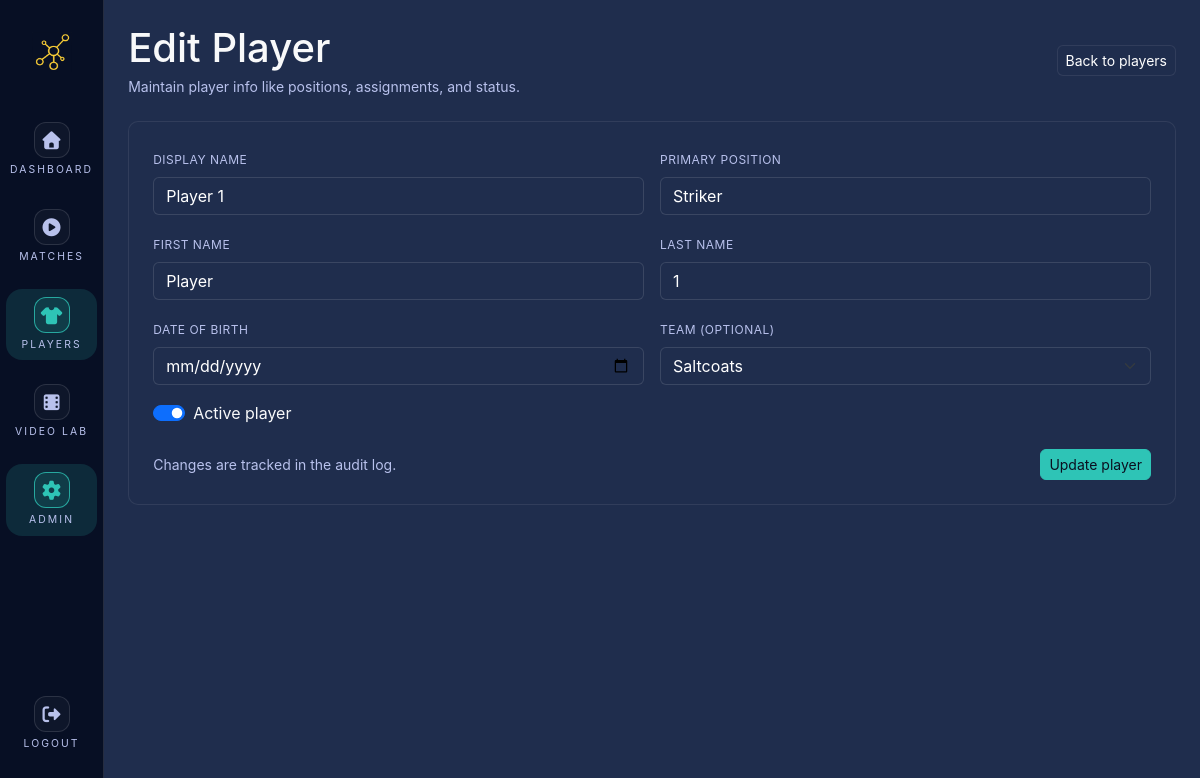
The page /admin/players/2/edit (signed in) on the database its author committed.
### tables this page shows
CREATE TABLE `players` (
  `id` bigint(20) UNSIGNED NOT NULL,
  `club_id` bigint(20) UNSIGNED NOT NULL,
  `team_id` bigint(20) UNSIGNED DEFAULT NULL,
  `first_name` varchar(80) DEFAULT NULL,
  `last_name` varchar(80) DEFAULT NULL,
  `display_name` varchar(120) NOT NULL,
  `dob` date DEFAULT NULL,
  `primary_position` varchar(40) DEFAULT NULL,
  `is_active` tinyint(1) NOT NULL DEFAULT 1,
  `created_at` datetime NOT NULL DEFAULT current_timestamp(),
  `updated_at` datetime DEFAULT NULL ON UPDATE current_timestamp()
);

CREATE TABLE `teams` (
  `id` bigint(20) UNSIGNED NOT NULL,
  `club_id` bigint(20) UNSIGNED NOT NULL,
  `name` varchar(120) NOT NULL,
  `team_type` varchar(30) NOT NULL DEFAULT 'club',
  `created_at` datetime NOT NULL DEFAULT current_timestamp(),
  `updated_at` datetime DEFAULT NULL ON UPDATE current_timestamp()
);

### app/routes/admin_players.php (called while the page is built, shortened)
<?php
route('/admin/players/{id}/edit', function () {
          require __DIR__ . '/../views/pages/admin/players/form.php';
});

### config/config.php (called while the page is built)
<?php
return [
          'app' => [
                    'name' => 'Analytics Desk',
                    'env'  => 'local',
                    'debug' => true,
                    'base_path' => '',
          ],
          'db' => [
                    'host' => '127.0.0.1',
                    'name' => 'project_1',
                    'user' => 'project_1',
                    'pass' => 'D&DNdtopmoff7!29',
                    'charset' => 'utf8mb4',
          ],
          'session' => [
                    'name' => 'analytics_session',
                    'lifetime' => 0,
          ],
          'phase3' => [
                    'video_lab_enabled' => true,
          ],
];

### app/lib/auth.php (called while the page is built, shortened)
<?php
function auth_boot()
{
          if (session_status() === PHP_SESSION_NONE) {
                    $config = require __DIR__ . '/../../config/config.php';
          }
}
function current_user(): ?array
{
          return $_SESSION['user'] ?? null;
}
function is_logged_in(): bool
{
          return current_user() !== null;
}
function require_club_admin_access(): array
{
          $roles = $_SESSION['roles'] ?? [];
          $user = current_user();
          $isPlatformAdmin = in_array('platform_admin', $roles, true);
          $isClubAdmin = in_array('club_admin', $roles, true);
          $clubId = $isClubAdmin ? (int)($user['club_id'] ?? 0) : 0;
          if ($isPlatformAdmin) {
                    $requestedClubId = isset($_GET['club_id']) ? (int)$_GET['club_id'] : 0;
                    if ($clubId <= 0) {
                              require_once __DIR__ . '/club_repository.php';
                              $clubs = get_all_clubs();
                              if (!empty($clubs)) {
                                        $clubId = (int)($clubs[0]['id'] ?? 0);
                              }
                    }
          }
          return [
                    'user' => $user,
                    'roles' => $roles,
                    'club_id' => $clubId,
          ];
}
function base_path(): string
{
          static $base;
          if ($base !== null) {
                    return $base;
          }
          $config = require __DIR__ . '/../../config/config.php';
          $base = rtrim($config['app']['base_path'] ?? '', '/');
          return $base;
}

### app/lib/db.php (called while the page is built)
<?php
function db(): PDO
{
          static $pdo;
          if ($pdo) {
                    return $pdo;
          }
          $config = require __DIR__ . '/../../config/config.php';
          $db = $config['db'];
          $dsn = sprintf(
                    'mysql:host=%s;dbname=%s;charset=%s',
                    $db['host'],
                    $db['name'],
                    $db['charset']
          );
          $pdo = new PDO(
                    $dsn,
                    $db['user'],
                    $db['pass'],
                    [
                              PDO::ATTR_ERRMODE => PDO::ERRMODE_EXCEPTION,
                              PDO::ATTR_DEFAULT_FETCH_MODE => PDO::FETCH_ASSOC,
                    ]
          );
          return $pdo;
}

### app/lib/club_repository.php (called while the page is built, shortened)
<?php
require_once __DIR__ . '/db.php';
function get_all_clubs(): array
{
          $stmt = db()->query('SELECT id, name FROM clubs ORDER BY name ASC');
          return $stmt->fetchAll();
}

### app/lib/player_repository.php (called while the page is built, shortened)
<?php
require_once __DIR__ . '/db.php';
function get_player_by_id(int $playerId, int $clubId): ?array
{
          $stmt = db()->prepare(
                    'SELECT p.*, t.name AS team_name
             FROM players p
             LEFT JOIN teams t ON t.id = p.team_id AND t.club_id = p.club_id
             WHERE p.id = :id AND p.club_id = :club_id
             LIMIT 1'
          );
          $stmt->execute([
                    'id' => $playerId,
                    'club_id' => $clubId,
          ]);
          $row = $stmt->fetch();
          return $row ?: null;
}

### app/lib/team_repository.php (called while the page is built, shortened)
<?php
require_once __DIR__ . '/db.php';
function get_teams_by_club(int $club_id): array
{
          $stmt = db()->prepare(
                    'SELECT id, name, team_type
           FROM teams
           WHERE club_id = :club_id
           ORDER BY name ASC'
          );
          $stmt->execute(['club_id' => $club_id]);
          return $stmt->fetchAll();
}

### app/views/pages/admin/players/form.php (the view, shortened to what this page needs)
<?php
require_once __DIR__ . '/../../../../lib/auth.php';
require_once __DIR__ . '/../../../../lib/player_repository.php';
require_once __DIR__ . '/../../../../lib/team_repository.php';
$context = require_club_admin_access();
$clubId = $context['club_id'];
$playerId = isset($_GET['id']) ? (int)$_GET['id'] : 0;
$isEdit = $playerId > 0;
$player = null;
if ($isEdit) {
          $player = get_player_by_id($playerId, $clubId);
}
$teams = get_teams_by_club($clubId);
$formInput = [];
function field_value(array $formInput, array $player, string $key, $default = null)
{
          if ($player && isset($player[$key]) && $player[$key] !== '') {
                    return $player[$key];
          }
          return $default;
}
$values = [
          'display_name' => field_value($formInput, $player ?? [], 'display_name', ''),
          'first_name' => field_value($formInput, $player ?? [], 'first_name', ''),
          'last_name' => field_value($formInput, $player ?? [], 'last_name', ''),
          'primary_position' => field_value($formInput, $player ?? [], 'primary_position', ''),
          'dob' => field_value($formInput, $player ?? [], 'dob', ''),
          'team_id' => field_value($formInput, $player ?? [], 'team_id', ''),
          'is_active' => field_value($formInput, $player ?? [], 'is_active', $isEdit ? ($player['is_active'] ?? 0) : 1),
];
$title = $isEdit ? 'Edit Player' : 'Create Player';
$base = base_path();
$action = $isEdit ? $base . '/admin/players/' . $playerId : $base . '/admin/players';
?>
<div class="d-flex align-items-center justify-content-between mb-4">
          <div>
                    <h1 class="mb-1"><?= htmlspecialchars($title) ?></h1>
                    <p class="text-muted-alt text-sm mb-0">Maintain player info like positions, assignments, and status.</p>
          </div>
          <a href="<?= htmlspecialchars($base) ?>/admin/players" class="btn btn-secondary-soft btn-sm">Back to players</a>
</div>
<div class="panel p-4">
          <form method="post" action="<?= htmlspecialchars($action) ?>">
                    <div class="row g-3">
                              <div class="col-md-6">
                                        <label class="form-label">Display name</label>
                                        <input type="text" name="display_name" value="<?= htmlspecialchars($values['display_name']) ?>" class="form-control input-dark" required>
                              </div>
                              <div class="col-md-6">
                                        <label class="form-label">Primary position</label>
                                        <input type="text" name="primary_position" value="<?= htmlspecialchars($values['primary_position']) ?>" class="form-control input-dark">
                              </div>
                              <div class="col-md-6">
                                        <label class="form-label">First name</label>
                                        <input type="text" name="first_name" value="<?= htmlspecialchars($values['first_name']) ?>" class="form-control input-dark">
                              </div>
                              <div class="col-md-6">
                                        <label class="form-label">Last name</label>
                                        <input type="text" name="last_name" value="<?= htmlspecialchars($values['last_name']) ?>" class="form-control input-dark">
                              </div>
                              <div class="col-md-6">
                                        <label class="form-label">Date of birth</label>
                                        <input type="date" name="dob" value="<?= htmlspecialchars($values['dob']) ?>" class="form-control input-dark">
                              </div>
                              <div class="col-md-6">
                                        <label class="form-label">Team (optional)</label>
                                        <select name="team_id" class="form-select select-dark">
                                                  <?php foreach ($teams as $team): ?>
                                                            <option value="<?= (int)$team['id'] ?>" <?= $values['team_id'] !== '' && (int)$team['id'] === (int)$values['team_id'] ? 'selected' : '' ?>>
                                                                      <?= htmlspecialchars($team['name']) ?>
                                                            </option>
                                                  <?php endforeach; ?>
                                        </select>
                              </div>
                    </div>
                    <div class="form-check form-switch mt-3">
                              <input class="form-check-input" type="checkbox" id="isActive" name="is_active" value="1" <?= (int)$values['is_active'] === 1 ? 'checked' : '' ?>>
                              <label class="form-check-label" for="isActive">Active player</label>
                    </div>
                    <div class="d-flex justify-content-between align-items-center mt-4">
                              <span class="text-muted-alt text-sm">Changes are tracked in the audit log.</span>
                              <button type="submit" class="btn btn-primary-soft btn-sm"><?= $isEdit ? 'Update player' : 'Create player' ?></button>
                    </div>
          </form>
</div>
<?php
require __DIR__ . '/../../../layout.php';

### app/lib/router.php (shortened to what this page needs)
<?php
function dispatch(): void
{
          $uri = parse_url($_SERVER['REQUEST_URI'] ?? '/', PHP_URL_PATH) ?? '/';
          $uri = normalize_path($uri);
          foreach ($GLOBALS['ROUTES'] as $path => $handler) {
                    if (!str_contains($path, '{id}')) {
                              continue;
                    }
                    $pattern = preg_quote($path, '#');
                    $pattern = str_replace('\{id\}', '([0-9]+)', $pattern);
                    if (preg_match('#^' . $pattern . '$#', $uri, $matches)) {
                              $handler();
                              return;
                    }
          }
}
function normalize_path(string $path): string
{
          $path = str_replace('\\', '/', $path);
          $path = rtrim($path, '/');
          if ($path === '') {
                    return '/';
          }
          return $path === '/' ? '/' : $path;
}

### public/assets/css/app.css (style rules this page uses)
:root { --bg-primary: #14213D; --bg-secondary: #1F2D4D; --bg-tertiary: #243A5E; --text-primary: #FFFFFF; --text-secondary: #B8C1EC; --border-subtle: rgba(255, 255, 255, 0.08); --accent-primary: #2EC4B6; --accent-secondary: #FCA311; --accent-danger: #D62828; --accent-warning: #FFB703; --accent-success: #4CAF50; --bg-base: var(--bg-primary); --bg-panel: var(--bg-secondary); --bg-surface: var(--bg-secondary); --border-soft: var(--border-subtle); --text-muted: var(--text-secondary); --accent: var(--accent-primary); --accent-strong: #28B3A4; --radius-sm: 6px; --radius-md: 10px; --input-bg: var(--bg-secondary); --input-border: rgba(255, 255, 255, 0.12); --input-border-focus: var(--accent-primary); }
body { background-color: var(--bg-base); color: var(--text-primary); font-family: 'Inter', 'Segoe UI', system-ui, -apple-system, sans-serif; display: flex; min-height: 100vh; }
a { color: var(--text-primary); }
.p-4 { padding: 1.5rem !important; }
.text-sm { font-size: 0.875rem !important; }
.text-muted-alt { color: var(--text-muted) !important; }
.btn-primary-soft { background: var(--accent); color: #0b1020; border: 1px solid var(--accent); border-radius: var(--radius-sm); }
.btn-secondary-soft { background: var(--bg-surface); color: var(--text-primary); border: 1px solid var(--border-soft); border-radius: var(--radius-sm); }
.input-dark, .select-dark, .textarea-dark { background-color: var(--input-bg) !important; border: 1px solid var(--input-border) !important; color: var(--text-primary) !important; border-radius: var(--radius-sm) !important; }
.form-label { color: var(--text-muted) !important; font-size: 0.75rem; text-transform: uppercase; letter-spacing: 0.04em; }
.panel { background: var(--bg-panel); border: 1px solid var(--border-soft); border-radius: var(--radius-md); }

### rows shown on the page
players: display_name "Player 1", primary_position "Striker", first_name "Player", last_name "1", team_id "Saltcoats", is_active "☑"
